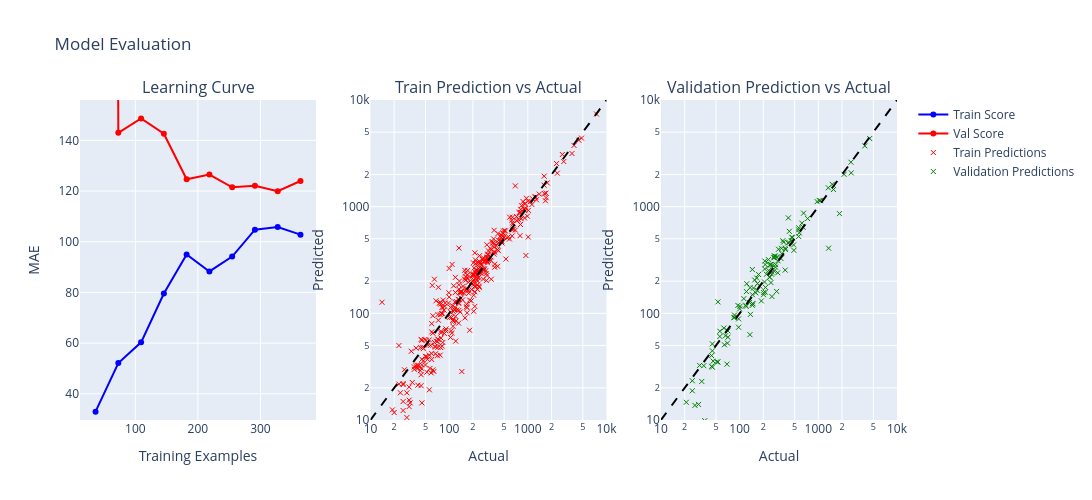

The notebook cell saved with this chart:
### Code cell
plotting_pred_vs_actual_LC(pipeline10, X_train_ride_10, y_train_ride_10, X_val_ride_10, y_val_ride_10, X_train_ride_T1, X_val_ride_T1)

### Figure 1 — Plotly figure (JSON) as saved in the notebook; plotly's stock layout.template omitted (floating-point values rounded to 4 significant figures; data arrays with more than 128 entries replaced by an {"elided": "..."} marker saying what was removed)
{"data": [{"hovertemplate": "Size: %{x:.0f}<br>MAE: %{y:.0f}s<extra></extra>", "line": {"color": "blue"}, "mode": "lines+markers", "name": "Train Score", "type": "scatter", "x": [36.4, 72.8, 109.2, 145.6, 182.0, 218.4, 254.8, 291.2, 327.6, 364.0], "xaxis": "x", "y": [32.94, 52.11, 60.28, 79.57, 94.97, 88.27, 94.15, 104.8, 105.8, 102.8], "yaxis": "y"}, {"hovertemplate": "Size: %{x:.0f}<br>MAE: %{y:.0f}s<extra></extra>", "line": {"color": "red"}, "mode": "lines+markers", "name": "Val Score", "type": "scatter", "x": [36.4, 72.8, 109.2, 145.6, 182.0, 218.4, 254.8, 291.2, 327.6, 364.0], "xaxis": "x", "y": [2617.0, 143.0, 148.6, 142.6, 124.6, 126.5, 121.5, 122.1, 119.9, 124.0], "yaxis": "y"}, {"customdata": {"elided": "364 int values"}, "hovertemplate": "<b>Segment ID:</b> %{text}<br><b>Actual:</b> %{x:.0f}s<br><b>Predicted:</b> %{y:.0f}s<extra></extra>", "marker": {"line": {"color": "red", "width": 1}, "size": 5, "symbol": "x-thin"}, "mode": "markers", "name": "Train Predictions", "text": {"elided": "364 float values"}, "type": "scatter", "x": {"elided": "364 int values"}, "xaxis": "x2", "y": {"elided": "364 float values"}, "yaxis": "y2"}, {"line": {"color": "black", "dash": "dash"}, "mode": "lines", "showlegend": false, "type": "scatter", "x": [10, 10000], "xaxis": "x2", "y": [10, 10000], "yaxis": "y2"}, {"customdata": {"elided": "132 int values"}, "hovertemplate": "<b>Segment ID:</b> %{text}<br><b>Actual:</b> %{x:.0f}s<br><b>Predicted:</b> %{y:.0f}s<extra></extra>", "marker": {"line": {"color": "green", "width": 1}, "size": 5, "symbol": "x-thin"}, "mode": "markers", "name": "Validation Predictions", "text": {"elided": "132 float values"}, "type": "scatter", "x": {"elided": "132 int values"}, "xaxis": "x3", "y": {"elided": "132 float values"}, "yaxis": "y3"}, {"line": {"color": "black", "dash": "dash"}, "mode": "lines", "showlegend": false, "type": "scatter", "x": [10, 10000], "xaxis": "x3", "y": [10, 10000], "yaxis": "y3"}], "layout": {"annotations": [{"font": {"size": 16}, "showarrow": false, "text": "Learning Curve", "x": 0.1444, "xanchor": "center", "xref": "paper", "y": 1, "yanchor": "bottom", "yref": "paper"}, {"font": {"size": 16}, "showarrow": false, "text": "Train Prediction vs Actual", "x": 0.5, "xanchor": "center", "xref": "paper", "y": 1, "yanchor": "bottom", "yref": "paper"}, {"font": {"size": 16}, "showarrow": false, "text": "Validation Prediction vs Actual", "x": 0.8556, "xanchor": "center", "xref": "paper", "y": 1, "yanchor": "bottom", "yref": "paper"}], "height": 500, "hovermode": "closest", "title": {"text": "Model Evaluation"}, "width": 1400, "xaxis": {"anchor": "y", "domain": [0, 0.2889], "title": {"text": "Training Examples"}}, "xaxis2": {"anchor": "y2", "domain": [0.3556, 0.6444], "range": [1, 4], "title": {"text": "Actual"}, "type": "log"}, "xaxis3": {"anchor": "y3", "domain": [0.7111, 1], "range": [1, 4], "title": {"text": "Actual"}, "type": "log"}, "yaxis": {"anchor": "x", "domain": [0, 1], "range": [29.64, 155.9], "title": {"text": "MAE"}}, "yaxis2": {"anchor": "x2", "domain": [0, 1], "range": [1, 4], "title": {"text": "Predicted"}, "type": "log"}, "yaxis3": {"anchor": "x3", "domain": [0, 1], "range": [1, 4], "title": {"text": "Predicted"}, "type": "log"}}}
